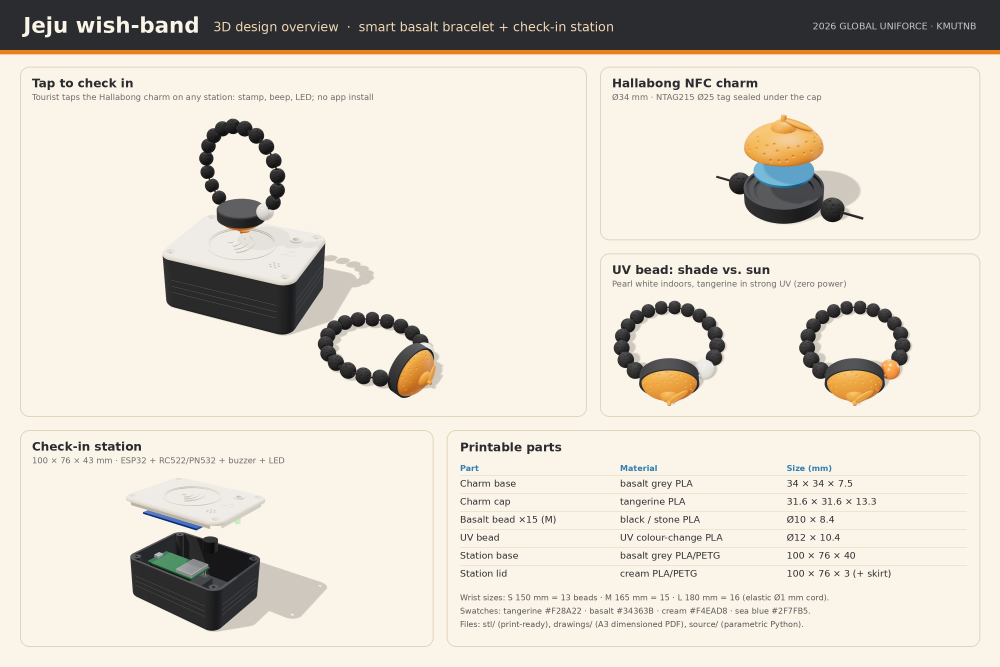
#> input picture hardware/3d/renders/jeju-wish-band-3d-overview.png, 3000 x 2000 px, given in place of out_family.png, which was not available (shown at 1/3 size)
$ python compose_overview.py out.png
#> lines starting #> are read from the running program, lines starting #| are printed output that depends on the picture; after the words box and inside, x2 and y2 are one past the last pixel; in counts of white or black regions, pixels touching at a corner belong together; pictures that were not available may be replaced by others from this repository, and a replacement may not be noted
from PIL import Image, ImageDraw, ImageFont, ImageChops
BG=(251,244,232); INK=(43,44,48); TAN=(233,128,30); SEA=(47,127,181)
F='/usr/share/fonts/truetype/dejavu/DejaVuSans.ttf'; FB='/usr/share/fonts/truetype/dejavu/DejaVuSans-Bold.ttf'
def font(sz,b=False): return ImageFont.truetype(FB if b else F, sz)
def crop(p,pad=30):
    im=Image.open(p).convert('RGB'); diff=ImageChops.difference(im,Image.new('RGB',im.size,BG)).convert('L').point(lambda v:255 if v>6 else 0)
    x0,y0,x1,y1=diff.getbbox(); return im.crop((max(0,x0-pad),max(0,y0-pad),min(im.width,x1+pad),min(im.height,y1+pad)))
def fit(im,w,h):
    r=min(w/im.width,h/im.height); return im.resize((int(im.width*r),int(im.height*r)),Image.LANCZOS)
W,H=3000,2000
c=Image.new('RGB',(W,H),BG); d=ImageDraw.Draw(c)
d.rectangle((0,0,W,150),fill=INK); d.rectangle((0,150,W,162),fill=TAN)
d.text((70,38),"Jeju wish-band",font=font(64,True),fill=(251,244,232))
d.text((640,58),"3D design overview  ·  admin desk unit + check-in station",font=font(38),fill=(240,215,180))
d.text((W-70,62),"2026 GLOBAL UNIFORCE · KMUTNB",font=font(28),fill=(200,200,200),anchor='ra')
def card(box,img,title,sub):
    x0,y0,x1,y1=box
    d.rounded_rectangle(box,radius=28,fill=BG,outline=(225,212,190),width=3)
    d.text((x0+36,y0+28),title,font=font(36,True),fill=INK)
    d.text((x0+36,y0+76),sub,font=font(25),fill=(110,110,110))
    im=fit(img,x1-x0-60,y1-y0-150); c.paste(im,(x0+(x1-x0-im.width)//2,y0+125+(y1-y0-150-im.height)//2))
card((60,200,1760,1250),crop('out_family.png'),"Two devices, one family","Tangerine admin desk unit (left) and basalt check-in station (right)")
#> in crop, im is the input picture: PIL image 3000x2000 RGB; mean R, G, B 222, 215, 203.7
#> in crop, `diff = ImageChops.difference(im, Image.new('RGB', im.size, BG)).conver`:
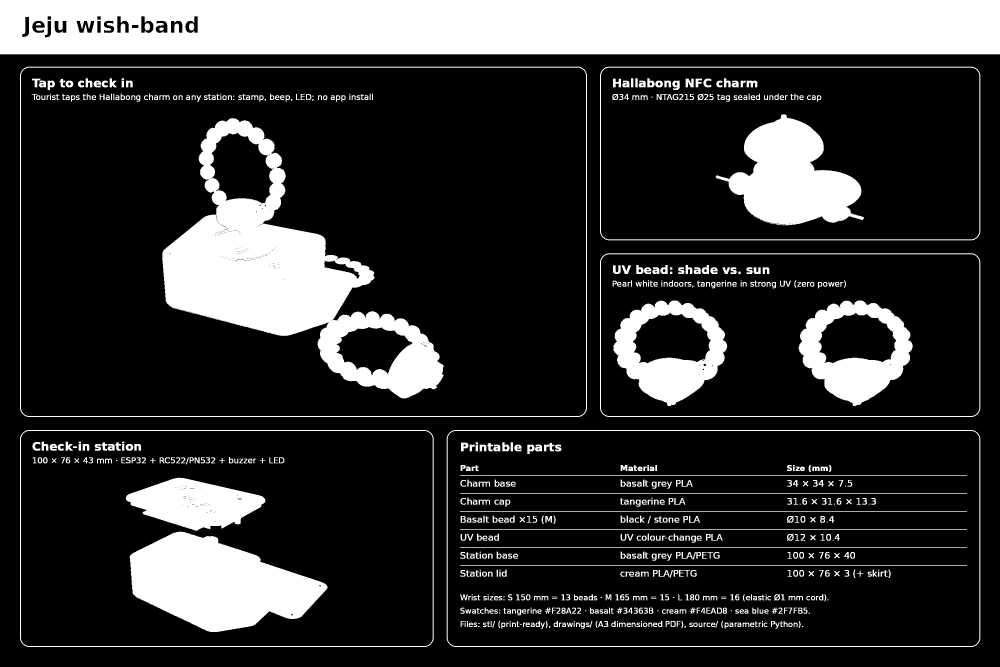
#> diff: PIL image 3000x2000 L (shown at 1/3 size); 20.3% white; 756 white regions (50 under 20 px), largest, box (x1, y1, x2, y2) and area: (0, 0, 3000, 163) 478388, (486, 355, 1332, 1196) 236089, (389, 1595, 983, 1896) 112179
#> in crop, `x0, y0, x1, y1 = diff.getbbox()`: x0 = 0; x1 = 3000; y1 = 1941
#> in crop, `return im.crop((max(0, x0 - pad), max(0, y0 - pad), min(im.width, x1 +`:
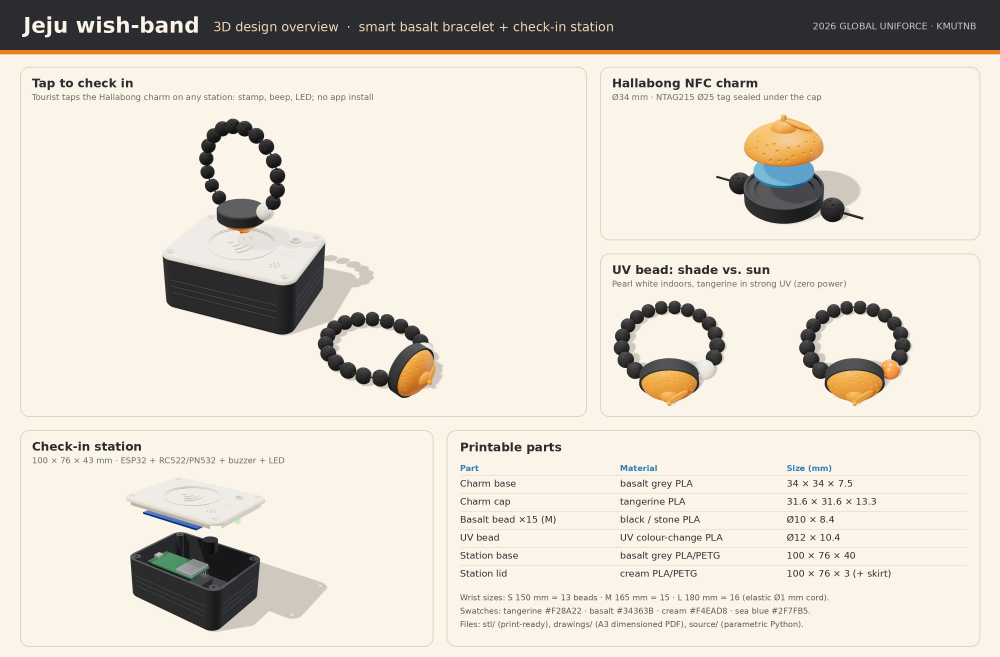
#> returned value: PIL image 3000x1971 RGB (shown at 1/3 size); mean R, G, B 221.6, 214.5, 203.2
#> in card, `x0,y0,x1,y1=box`: x0 = 60; y0 = 200; x1 = 1760; y1 = 1250
card((1800,200,2940,720),crop('out_admin_exploded.png'),"Admin desk unit","110 × 90 × 55.6 mm · sloped 18° · ESP32 + PN532")
#> call 2 of crop, with p = 'out_admin_exploded.png', pad = 30
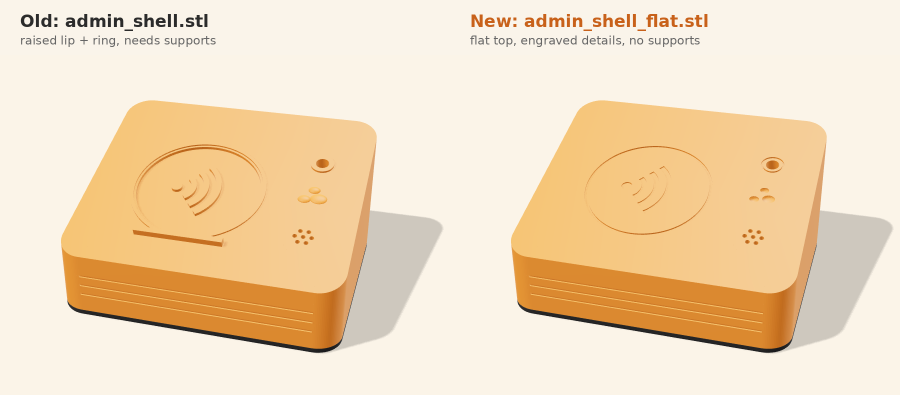
#> input picture hardware/3d/renders/admin-shell-old-vs-flat.png, 1800 x 790 px, given in place of out_admin_exploded.png, which was not available (shown at 1/2 size)
#> in crop, im is the input picture: PIL image 1800x790 RGB; mean R, G, B 241.8, 218.3, 186.4
#> in crop (call 2), `diff = ImageChops.difference(im, Image.new('RGB', im.size, BG)).conver`:
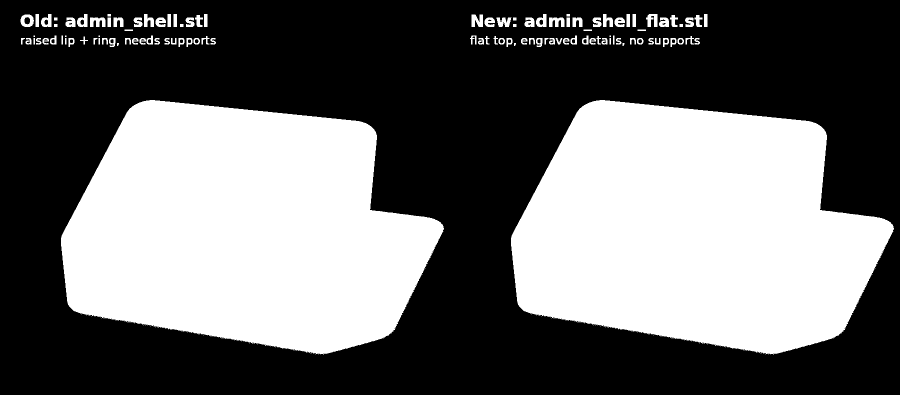
#> diff: PIL image 1800x790 L (shown at 1/2 size); 41.3% white; 129 white regions (22 under 20 px), largest, box (x1, y1, x2, y2) and area: (122, 200, 888, 709) 285677, (1022, 200, 1788, 709) 285677, (943, 29, 966, 54) 455
#> in crop (call 2), `x0, y0, x1, y1 = diff.getbbox()`: x0 = 41; y0 = 28; x1 = 1788; y1 = 709
#> in crop (call 2), `return im.crop((max(0, x0 - pad), max(0, y0 - pad), min(im.width, x1 +`:
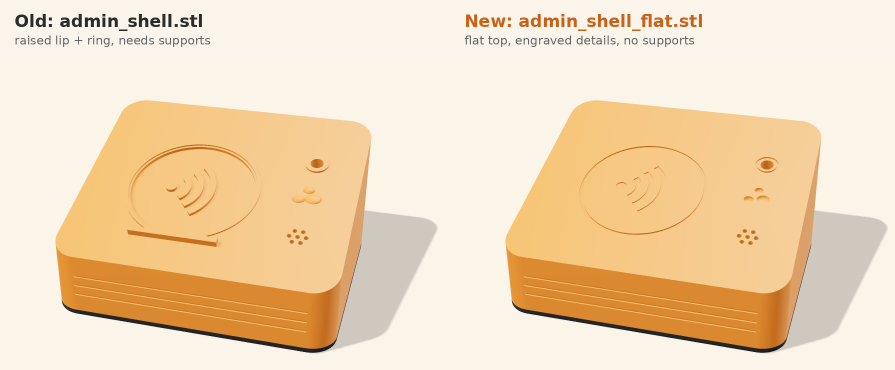
#> returned value: PIL image 1789x739 RGB (shown at 1/2 size); mean R, G, B 241.1, 216.4, 182.9
#> call 2 of card, with box = (1800, 200, 2940, 720), title = 'Admin desk unit'
#> in card (call 2), `x0,y0,x1,y1=box`: x0 = 1800; x1 = 2940; y1 = 720
#> in card (call 2), `c.paste(im, (x0 + (x1 - x0 - im.width) // 2, y0 + 125 + (y1 - y0 - 150`:
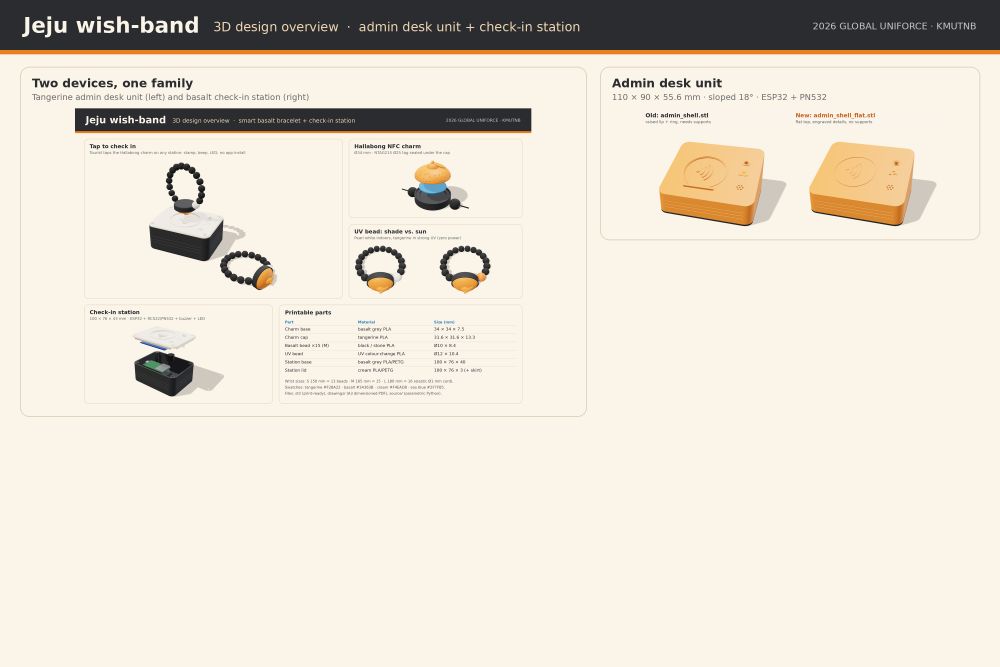
#> c: PIL image 3000x2000 RGB (shown at 1/3 size); mean R, G, B 228.8, 220.7, 208.3
card((1800,760,2940,1250),crop('out_station_exploded.png'),"Check-in station","100 × 76 × 43 mm · ESP32 + RC522 · food / place / activity")
#> call 3 of card, with box = (1800, 760, 2940, 1250), title = 'Check-in station'
#> in card (call 3), `x0,y0,x1,y1=box`: y0 = 760; y1 = 1250
#> in card (call 3), `c.paste(im, (x0 + (x1 - x0 - im.width) // 2, y0 + 125 + (y1 - y0 - 150`:
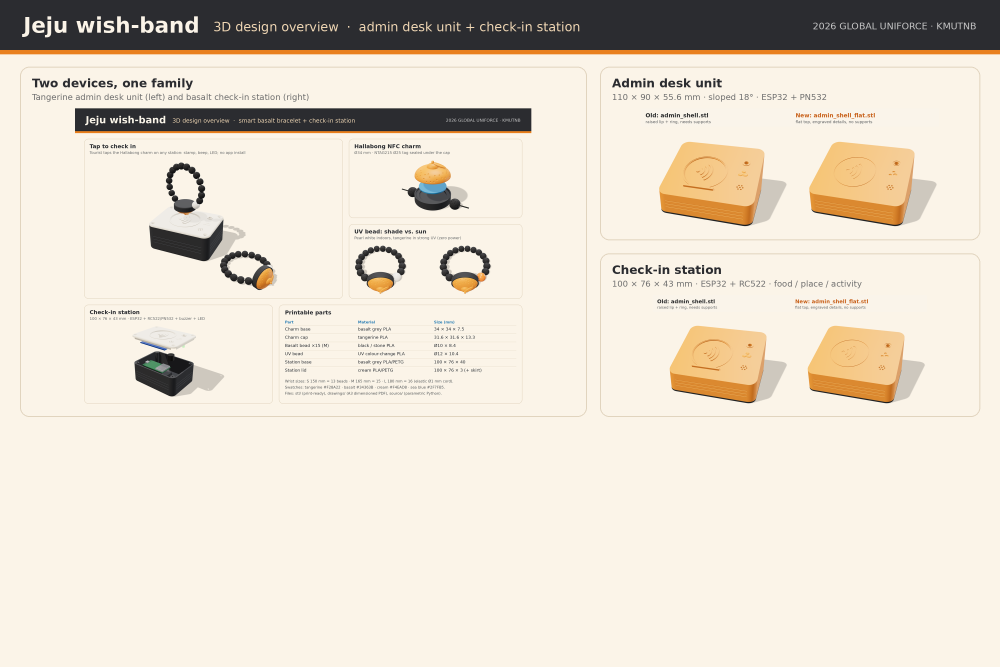
#> c: PIL image 3000x2000 RGB (shown at 1/3 size); mean R, G, B 228.1, 219.2, 205.7
card((60,1290,1300,1940),crop('out_admin.png'),"Staff register a band on the tray","Charm sits in the Ø50 tray; the lip stops it sliding off")
#> (the run stopped early here; a loop or call above may not have finished)
